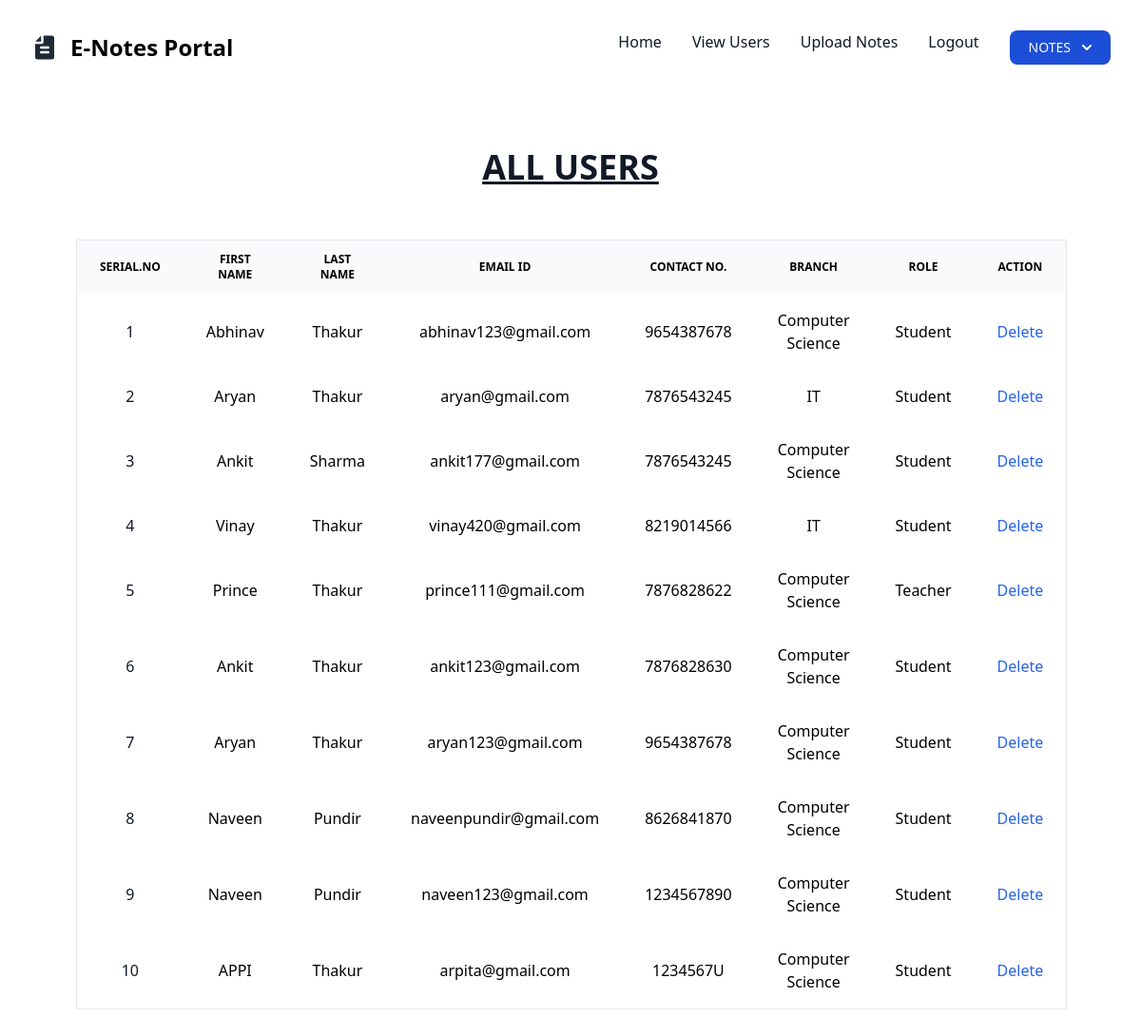
Screenshot of /view_users (signed in) with the database file from the repository.
### NOTES/models.py (models this page shows, shortened)
class Signup(models.Model):
    user = models.ForeignKey(User,on_delete=models.CASCADE )
    contact = models.CharField(max_length=10,null=True)
    branch = models.CharField(max_length=50)
    role = models.CharField(max_length=30)

### NOTES/views.py (the view)
# urls.py: path('view_users', views.view_users,name='view_users'),
def view_users(request):
    if not request.user.is_authenticated:
        return redirect('adminlogin')
    users = Signup.objects.all()
    d = {'users': users}
    return render(request,'view_users.html',d)

### NOTES/templates/view_users.html (shortened to what this page needs)
{% include "admin_nav.html" %}
<!doctype html>
<html lang="en">
  {% load static tailwind_tags %}
  <head>
    {% tailwind_css %}
  </head>
  <body>
{% block body %}
<div class="p-6">
    <h2 class="text-4xl font-bold text-gray-900 text-center">
        <U>ALL USERS</U>
    </h2>
<div class="p-6">
<div class="p-8 overflow-auto relative">
    <table class="w-full border-collapse border outline outline-1 outline-gray-400 overflow-hidden text-center sm:rounded-lg">
        <thead class="text-xs text-gray-700 uppercase bg-gray-50 dark:bg-gray-700 dark:text-gray-400">
            <tr>
                <th scope="col" class="px-6 py-3">
                    Serial.No
                </th>
                <th scope="col" class="px-6 py-3">
                    First Name
                </th>
                <th scope="col" class="px-6 py-3">
                    Last Name
                </th>
                <th scope="col" class="px-6 py-3">
                    Email id
                </th>
                <th scope="col" class="px-6 py-3">
                    Contact No.
                </th>
                <th scope="col" class="px-6 py-3">
                    Branch
                </th>
                <th scope="col" class="px-6 py-3">
                    Role
                </th>
                <th scope="col" class="px-6 py-3">
                    Action
                </th>
            </tr>
        </thead>
        {% for i in users %}
    <tbody>
        <tr class="odd:bg-white odd:dark:bg-gray-900 even:bg-gray-50 even:dark:bg-gray-800 border-b dark:border-gray-700">
            <td scope="row" class="px-6 py-4 font-medium text-gray-900 whitespace-nowrap dark:text-gray-900">
                {{ forloop.counter }}
            </td>
            <td class="px-6 py-4">
                {{ i.user.first_name }}
            </td>
            <td class="px-6 py-4">
                {{ i.user.last_name }}
            </td>
            <td class="px-6 py-4">
                {{ i.user.username }}
            </td>
            <td class="px-6 py-4">
                {{ i.contact }}
            </td>
            <td class="px-6 py-4">
                {{ i.branch }}
            </td>
            <td class="px-6 py-4">
                {{ i.role }}
            </td>
            <td class="px-6 py-4">
                <a href="{% url 'delete_users' i.user.id %}" onclick="return confirm('Are you sure?')" class="font-medium text-blue-600 dark:text-blue-500 hover:underline">Delete</a>
            </td>
        </tr>
    </tbody>
{% endfor %}
    </table>
</div>
</div>
{% endblock body %}

### NOTES/templates/admin_nav.html (shortened to what this page needs)
<!doctype html>
<html lang="en">
  {% load static tailwind_tags %}
  <head>
    {% tailwind_css %}
  </head>
  <body>
    <nav class="p-4 mb-8 bg-white border-gray-200 dark:bg-gray-900 dark:border-gray-700">
      <div class="max-w-screen-xl flex flex-wrap items-center justify-between mx-auto p-4">
        <a href="#" class="flex items-center space-x-3 rtl:space-x-reverse">
            <span class="self-center text-2xl font-semibold whitespace-nowrap dark:text-white">E-Notes Portal</span>
        </a>
        <div class="hidden w-full md:block md:w-auto" id="navbar-dropdown">
          <ul class="flex flex-col font-medium p-4 md:p-0 mt-4 border border-gray-100 rounded-lg bg-gray-50 md:space-x-8 rtl:space-x-reverse md:flex-row md:mt-0 md:border-0 md:bg-white dark:bg-gray-800 md:dark:bg-gray-900 dark:border-gray-700">
            <li>
              <a href="/adminHome" class="block py-2 px-3 text-gray-900 rounded hover:bg-gray-100 md:hover:bg-transparent md:border-0 md:hover:text-blue-700 md:p-0 dark:text-white md:dark:hover:text-blue-500 dark:hover:bg-gray-700 dark:hover:text-white md:dark:hover:bg-transparent">Home</a>
            </li>
            <li>
              <a href="/view_users" class="block py-2 px-3 text-gray-900 rounded hover:bg-gray-100 md:hover:bg-transparent md:border-0 md:hover:text-blue-700 md:p-0 dark:text-white md:dark:hover:text-blue-500 dark:hover:bg-gray-700 dark:hover:text-white md:dark:hover:bg-transparent">View Users</a>
            </li>
            <li>
              <a href="/adminuploadnotes" class="block py-2 px-3 text-gray-900 rounded hover:bg-gray-100 md:hover:bg-transparent md:border-0 md:hover:text-blue-700 md:p-0 dark:text-white md:dark:hover:text-blue-500 dark:hover:bg-gray-700 dark:hover:text-white md:dark:hover:bg-transparent">Upload Notes</a>
            </li>
            <li>
              <a href="/index" class="block py-2 px-3 text-gray-900 rounded hover:bg-gray-100 md:hover:bg-transparent md:border-0 md:hover:text-blue-700 md:p-0 dark:text-white md:dark:hover:text-blue-500 dark:hover:bg-gray-700 dark:hover:text-white md:dark:hover:bg-transparent">Logout</a>
            </li>
            <button id="dropdownDefaultButton" data-dropdown-toggle="dropdown" class="text-white bg-blue-700 hover:bg-blue-800 focus:ring-4 focus:outline-none focus:ring-blue-300 font-medium rounded-lg text-sm px-5 py-2 text-center inline-flex items-center dark:bg-blue-600 dark:hover:bg-blue-700 dark:focus:ring-blue-800" type="button">NOTES<svg class="w-2.5 h-2.5 ms-3" aria-hidden="true" xmlns="http://www.w3.org/2000/svg" fill="none" viewBox="0 0 10 6">
              <path stroke="currentColor" stroke-linecap="round" stroke-linejoin="round" stroke-width="2" d="m1 1 4 4 4-4"/>
              </svg>
              </button>
          </ul>
        </div>
      </div>
    </nav>
  </body>
</html>

### rows the page displays
Signup: user.first_name "Abhinav", user.last_name "Thakur", user.username "abhinav123@gmail.com", contact "9654387678", branch "Computer Science", role "Student"
Signup: user.first_name "Aryan", user.last_name "Thakur", user.username "aryan@gmail.com", contact "7876543245", branch "IT", role "Student"
Signup: user.first_name "Ankit", user.last_name "Sharma", user.username "ankit177@gmail.com", contact "7876543245", branch "Computer Science", role "Student"
Signup: user.first_name "Vinay", user.last_name "Thakur", user.username "vinay420@gmail.com", contact "8219014566", branch "IT", role "Student"
Signup: user.first_name "Prince", user.last_name "Thakur", user.username "prince111@gmail.com", contact "7876828622", branch "Computer Science", role "Teacher"
Signup: user.first_name "Ankit", user.last_name "Thakur", user.username "ankit123@gmail.com", contact "7876828630", branch "Computer Science", role "Student"
Signup: user.first_name "Aryan", user.last_name "Thakur", user.username "aryan123@gmail.com", contact "9654387678", branch "Computer Science", role "Student"
Signup: user.first_name "Naveen", user.last_name "Pundir", user.username "naveenpundir@gmail.com", contact "8626841870", branch "Computer Science", role "Student"
Signup: user.first_name "Naveen", user.last_name "Pundir", user.username "naveen123@gmail.com", contact "1234567890", branch "Computer Science", role "Student"
Signup: user.first_name "APPI", user.last_name "Thakur", user.username "arpita@gmail.com", contact "1234567U", branch "Computer Science", role "Student"
